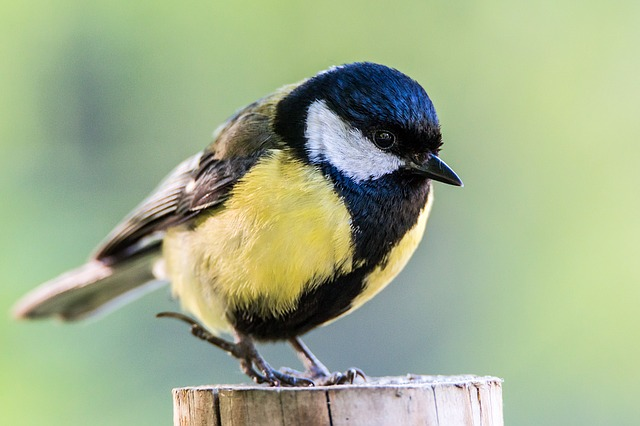
#> input picture 12 CONCATENANDO IMAGENES/ave.jpg, 640 x 426 px, given in place of the camera
$ python concatenando_en_video.py
#> lines starting #> are read from the running program, lines starting #| are printed output that depends on the picture; after the words box and inside, x2 and y2 are one past the last pixel; in counts of white or black regions, pixels touching at a corner belong together
import cv2
import imutils

cap = cv2.VideoCapture(0, cv2.CAP_DSHOW)

while True:
	ret, frame = cap.read()
#> frame is the input picture: shape (426, 640, 3); mean B, G, R 139.9, 174.4, 159.9
	if ret == False: break

	gray = cv2.cvtColor(frame, cv2.COLOR_BGR2GRAY)
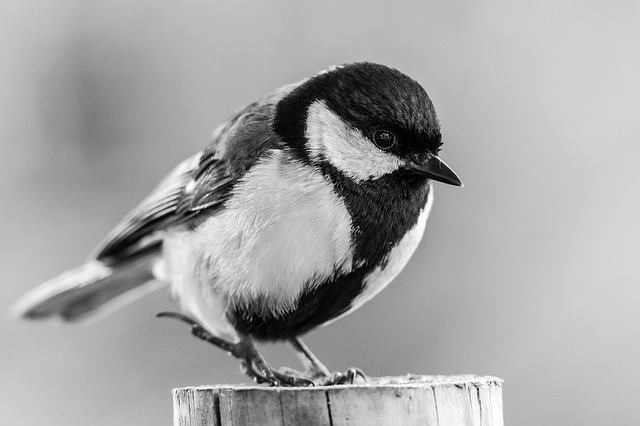
#> gray: shape (426, 640); min 0, max 255, mean 166.1
	_, th = cv2.threshold(gray, 100, 255, cv2.THRESH_BINARY)
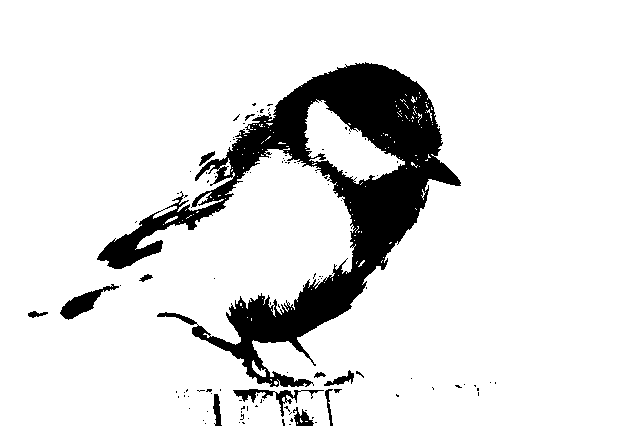
#> th: shape (426, 640); 88.3% white; 111 black regions (98 under 20 px), largest, box (x1, y1, x2, y2) and area: (97, 62, 461, 387) 29403, (60, 284, 119, 320) 695, (233, 389, 324, 417) 522

	# Ya que gray y th tienen solo un canal habrá que pasar las imágenes
	# a 3 canales, luego se redimensionarán para realizar concatenar
	# las imágenes
	gray = cv2.cvtColor(gray, cv2.COLOR_GRAY2BGR)
#> gray: shape (426, 640, 3)
	th = cv2.cvtColor(th, cv2.COLOR_GRAY2BGR)
	gray = imutils.resize(gray, height = (gray.shape[0] // 2))
#> gray: shape (213, 320, 3)
	th = imutils.resize(th, height = (th.shape[0] // 2))
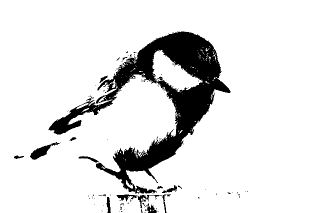
#> th: shape (213, 320, 3); min 0, max 255, mean 225.1

	# Puedes imprimir las dimensiones de frame, gray y th
	#print('frame.shape = ', frame.shape)
	#print('gray.shape = ', gray.shape)
	#print('th.shape = ', th.shape)

	# Concatenando primero verticalmente y luego horizontalmente
	concat_v = cv2.vconcat([gray, th])
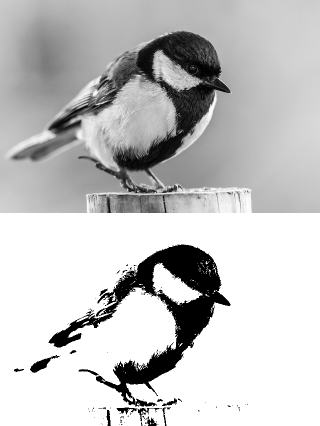
#> concat_v: shape (426, 320, 3); min 0, max 255, mean 195.7
	concat_h = cv2.hconcat([frame, concat_v])
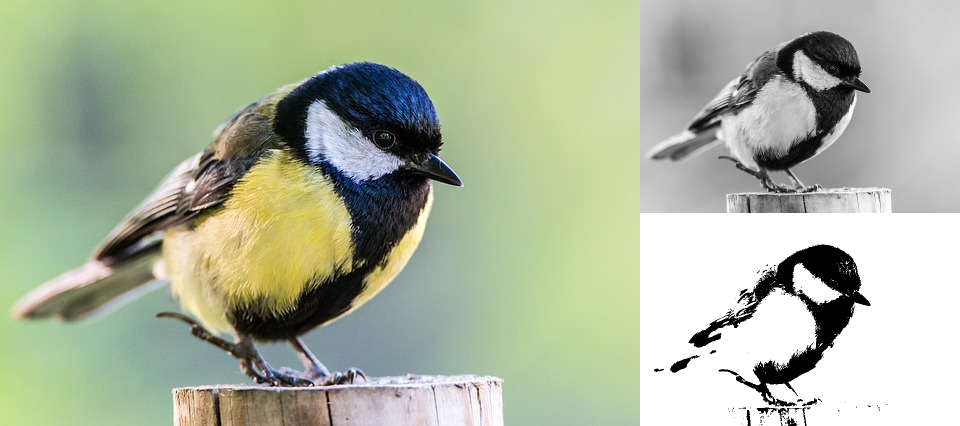
#> concat_h: shape (426, 960, 3); mean B, G, R 158.5, 181.5, 171.8

	# Colocamos texto en las 3 imágenes
	cv2.putText(concat_h, 'Video streaming', (10, 20), 1, 1.5,
		(0, 255, 0), 2)
	cv2.putText(concat_h, 'Escala de grises', (650, 20), 1, 1.5,
		(0, 255, 0), 2)
	cv2.putText(concat_h, 'Binarizada', (650, 260), 1, 1.5,
		(0, 255, 0), 2)
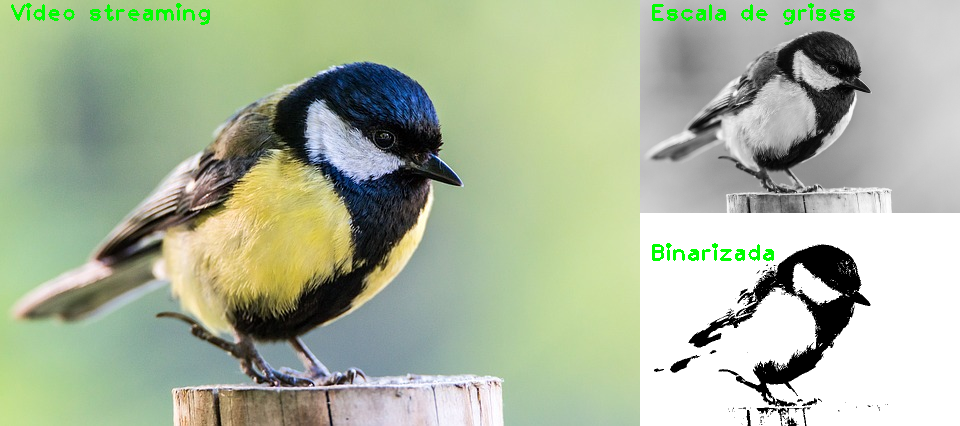
#> concat_h: shape (426, 960, 3); mean B, G, R 157, 181.8, 170.3

	# Visualización
	#cv2.imshow('Frame',frame)
	#cv2.imshow('gray',gray)
	#cv2.imshow('th',th)
	cv2.imshow('concat_h',concat_h)

	if cv2.waitKey(1) & 0xFF == ord ('q'):
#> (key Esc is pressed here)
		break
cap.release()
cv2.destroyAllWindows()
